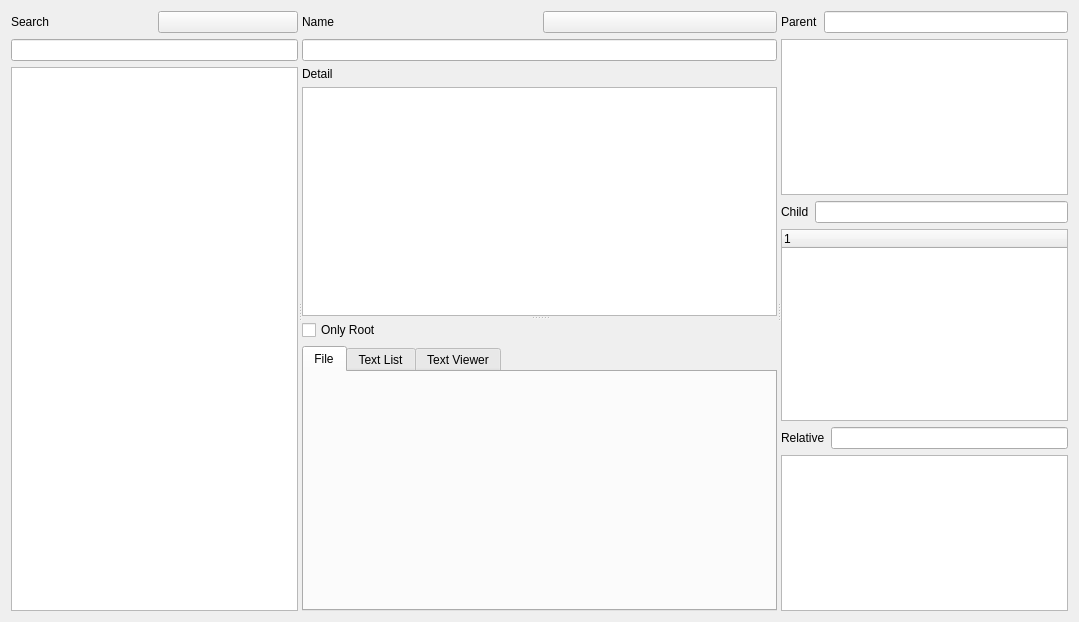
<?xml version="1.0" encoding="UTF-8"?>
<ui version="4.0">
 <class>Concept</class>
 <widget class="QWidget" name="Concept">
  <property name="geometry">
   <rect>
    <x>0</x>
    <y>0</y>
    <width>1079</width>
    <height>622</height>
   </rect>
  </property>
  <property name="windowTitle">
   <string>Concept</string>
  </property>
  <layout class="QHBoxLayout" name="horizontalLayout_3">
   <item>
    <widget class="QSplitter" name="splitter_whole">
     <property name="orientation">
      <enum>Qt::Horizontal</enum>
     </property>
     <widget class="QWidget" name="layoutWidget4">
      <layout class="QVBoxLayout" name="layoutSearch">
       <item>
        <layout class="QHBoxLayout" name="horizontalLayout_6">
         <item>
          <widget class="QLabel" name="label_search">
           <property name="text">
            <string>Search</string>
           </property>
          </widget>
         </item>
         <item>
          <widget class="BackButton" name="pushButton_back">
           <property name="text">
            <string/>
           </property>
          </widget>
         </item>
        </layout>
       </item>
       <item>
        <widget class="QLineEdit" name="lineEdit_search">
         <property name="minimumSize">
          <size>
           <width>200</width>
           <height>0</height>
          </size>
         </property>
        </widget>
       </item>
       <item>
        <widget class="ConceptTable" name="conceptTable">
         <property name="minimumSize">
          <size>
           <width>200</width>
           <height>0</height>
          </size>
         </property>
        </widget>
       </item>
      </layout>
     </widget>
     <widget class="QWidget" name="layoutWidget">
      <layout class="QVBoxLayout" name="verticalLayout_center">
       <item>
        <layout class="QVBoxLayout" name="verticalLayout_name">
         <item>
          <layout class="QHBoxLayout" name="horizontalLayout_7">
           <item>
            <widget class="QLabel" name="label_name">
             <property name="text">
              <string>Name</string>
             </property>
            </widget>
           </item>
           <item>
            <widget class="QPushButton" name="pushButton_delete">
             <property name="text">
              <string/>
             </property>
            </widget>
           </item>
          </layout>
         </item>
         <item>
          <widget class="QLineEdit" name="lineEdit_name">
           <property name="minimumSize">
            <size>
             <width>425</width>
             <height>0</height>
            </size>
           </property>
          </widget>
         </item>
        </layout>
       </item>
       <item>
        <widget class="QSplitter" name="splitter_center">
         <property name="orientation">
          <enum>Qt::Vertical</enum>
         </property>
         <widget class="QWidget" name="layoutWidget_2">
          <layout class="QVBoxLayout" name="verticalLayout_detail">
           <item>
            <widget class="QLabel" name="label_detail">
             <property name="text">
              <string>Detail</string>
             </property>
            </widget>
           </item>
           <item>
            <widget class="QStackedWidget" name="stackedWidget">
             <property name="currentIndex">
              <number>0</number>
             </property>
             <widget class="QWidget" name="page_edit">
              <layout class="QHBoxLayout" name="horizontalLayout_8">
               <property name="spacing">
                <number>0</number>
               </property>
               <property name="leftMargin">
                <number>0</number>
               </property>
               <property name="topMargin">
                <number>0</number>
               </property>
               <property name="rightMargin">
                <number>0</number>
               </property>
               <property name="bottomMargin">
                <number>0</number>
               </property>
               <item>
                <widget class="DTPlainTextEdit" name="plainTextEdit_detail"/>
               </item>
              </layout>
             </widget>
             <widget class="QWidget" name="page_view">
              <layout class="QHBoxLayout" name="horizontalLayout_9">
               <property name="spacing">
                <number>0</number>
               </property>
               <property name="leftMargin">
                <number>0</number>
               </property>
               <property name="topMargin">
                <number>0</number>
               </property>
               <property name="rightMargin">
                <number>0</number>
               </property>
               <property name="bottomMargin">
                <number>0</number>
               </property>
               <item>
                <widget class="MarkdownViewer" name="textviewer_detail">
                 <property name="openExternalLinks">
                  <bool>true</bool>
                 </property>
                </widget>
               </item>
              </layout>
             </widget>
            </widget>
           </item>
          </layout>
         </widget>
         <widget class="QWidget" name="layoutWidget9">
          <layout class="QVBoxLayout" name="verticalLayout_tab">
           <item>
            <widget class="QCheckBox" name="checkBox">
             <property name="text">
              <string>Only Root</string>
             </property>
             <property name="tristate">
              <bool>true</bool>
             </property>
            </widget>
           </item>
           <item>
            <widget class="QTabWidget" name="tabWidget">
             <property name="sizePolicy">
              <sizepolicy hsizetype="Expanding" vsizetype="MinimumExpanding">
               <horstretch>0</horstretch>
               <verstretch>0</verstretch>
              </sizepolicy>
             </property>
             <property name="tabPosition">
              <enum>QTabWidget::North</enum>
             </property>
             <property name="currentIndex">
              <number>0</number>
             </property>
             <widget class="QWidget" name="tab_file">
              <attribute name="title">
               <string>File</string>
              </attribute>
              <layout class="QHBoxLayout" name="horizontalLayout">
               <property name="spacing">
                <number>0</number>
               </property>
               <property name="leftMargin">
                <number>0</number>
               </property>
               <property name="topMargin">
                <number>0</number>
               </property>
               <property name="rightMargin">
                <number>0</number>
               </property>
               <property name="bottomMargin">
                <number>0</number>
               </property>
               <item>
                <widget class="FileTab" name="fileTab" native="true"/>
               </item>
              </layout>
             </widget>
             <widget class="QWidget" name="tab_textlist">
              <attribute name="title">
               <string>Text List</string>
              </attribute>
              <layout class="QHBoxLayout" name="horizontalLayout_4">
               <property name="spacing">
                <number>0</number>
               </property>
               <property name="leftMargin">
                <number>0</number>
               </property>
               <property name="topMargin">
                <number>0</number>
               </property>
               <property name="rightMargin">
                <number>0</number>
               </property>
               <property name="bottomMargin">
                <number>0</number>
               </property>
               <item>
                <widget class="TextList" name="textList"/>
               </item>
              </layout>
             </widget>
             <widget class="QWidget" name="tab_textviewer">
              <attribute name="title">
               <string>Text Viewer</string>
              </attribute>
              <layout class="QHBoxLayout" name="horizontalLayout_2">
               <property name="spacing">
                <number>0</number>
               </property>
               <property name="leftMargin">
                <number>0</number>
               </property>
               <property name="topMargin">
                <number>0</number>
               </property>
               <property name="rightMargin">
                <number>0</number>
               </property>
               <property name="bottomMargin">
                <number>0</number>
               </property>
               <item>
                <widget class="MarkdownViewer" name="textViewer">
                 <property name="openExternalLinks">
                  <bool>true</bool>
                 </property>
                </widget>
               </item>
              </layout>
             </widget>
            </widget>
           </item>
          </layout>
         </widget>
        </widget>
       </item>
      </layout>
     </widget>
     <widget class="QWidget" name="layoutWidget_1">
      <layout class="QVBoxLayout" name="verticalLayout_PCR">
       <item>
        <layout class="QHBoxLayout" name="horizontalLayout_parent">
         <item>
          <widget class="QLabel" name="label_parent">
           <property name="sizePolicy">
            <sizepolicy hsizetype="Maximum" vsizetype="Preferred">
             <horstretch>0</horstretch>
             <verstretch>0</verstretch>
            </sizepolicy>
           </property>
           <property name="text">
            <string>Parent</string>
           </property>
          </widget>
         </item>
         <item>
          <widget class="ConceptSearch" name="lineEdit_parent"/>
         </item>
        </layout>
       </item>
       <item>
        <widget class="ConceptTable" name="parentTable">
         <property name="sizePolicy">
          <sizepolicy hsizetype="Expanding" vsizetype="Maximum">
           <horstretch>0</horstretch>
           <verstretch>0</verstretch>
          </sizepolicy>
         </property>
         <property name="minimumSize">
          <size>
           <width>225</width>
           <height>0</height>
          </size>
         </property>
        </widget>
       </item>
       <item>
        <layout class="QHBoxLayout" name="horizontalLayout_child">
         <item>
          <widget class="QLabel" name="label_child">
           <property name="sizePolicy">
            <sizepolicy hsizetype="Maximum" vsizetype="Preferred">
             <horstretch>0</horstretch>
             <verstretch>0</verstretch>
            </sizepolicy>
           </property>
           <property name="text">
            <string>Child</string>
           </property>
          </widget>
         </item>
         <item>
          <widget class="ConceptSearch" name="lineEdit_child"/>
         </item>
        </layout>
       </item>
       <item>
        <widget class="ConceptTree" name="childTree">
         <property name="sizePolicy">
          <sizepolicy hsizetype="Expanding" vsizetype="MinimumExpanding">
           <horstretch>0</horstretch>
           <verstretch>0</verstretch>
          </sizepolicy>
         </property>
         <property name="minimumSize">
          <size>
           <width>225</width>
           <height>0</height>
          </size>
         </property>
        </widget>
       </item>
       <item>
        <layout class="QHBoxLayout" name="horizontalLayout_5">
         <item>
          <widget class="QLabel" name="label_relative">
           <property name="sizePolicy">
            <sizepolicy hsizetype="Maximum" vsizetype="Preferred">
             <horstretch>0</horstretch>
             <verstretch>0</verstretch>
            </sizepolicy>
           </property>
           <property name="text">
            <string>Relative</string>
           </property>
          </widget>
         </item>
         <item>
          <widget class="ConceptSearch" name="lineEdit_relative"/>
         </item>
        </layout>
       </item>
       <item>
        <widget class="ConceptTable" name="relativeTable">
         <property name="sizePolicy">
          <sizepolicy hsizetype="Expanding" vsizetype="Maximum">
           <horstretch>0</horstretch>
           <verstretch>0</verstretch>
          </sizepolicy>
         </property>
         <property name="minimumSize">
          <size>
           <width>225</width>
           <height>0</height>
          </size>
         </property>
        </widget>
       </item>
      </layout>
     </widget>
    </widget>
   </item>
  </layout>
  <action name="actionAdd_Concept">
   <property name="text">
    <string>Add Concept</string>
   </property>
   <property name="toolTip">
    <string>Add Concept</string>
   </property>
   <property name="shortcut">
    <string>Ctrl+N</string>
   </property>
  </action>
  <action name="actionDelete">
   <property name="text">
    <string>Delete</string>
   </property>
   <property name="shortcut">
    <string>Del</string>
   </property>
  </action>
  <action name="actionAdd_Parent">
   <property name="text">
    <string>Add Parent</string>
   </property>
   <property name="shortcut">
    <string>Ctrl+1</string>
   </property>
  </action>
  <action name="actionAdd_Child">
   <property name="text">
    <string>Add Child</string>
   </property>
   <property name="shortcut">
    <string>Ctrl+2</string>
   </property>
  </action>
  <action name="actionAdd_Relative">
   <property name="text">
    <string>Add Relative</string>
   </property>
   <property name="shortcut">
    <string>Ctrl+3</string>
   </property>
  </action>
  <action name="actionSearch_Concept">
   <property name="text">
    <string>Search Concept</string>
   </property>
   <property name="shortcut">
    <string>Ctrl+R</string>
   </property>
  </action>
  <action name="actionSwitch_Detail_Eidt_View">
   <property name="text">
    <string>Switch Detail Eidt / View</string>
   </property>
   <property name="toolTip">
    <string>Switch Detail Eidt / View</string>
   </property>
   <property name="shortcut">
    <string>F9</string>
   </property>
  </action>
 </widget>
 <customwidgets>
  <customwidget>
   <class>FileTab</class>
   <extends>QWidget</extends>
   <header>widget</header>
   <container>1</container>
  </customwidget>
  <customwidget>
   <class>ConceptTable</class>
   <extends>QTableWidget</extends>
   <header>widget</header>
  </customwidget>
  <customwidget>
   <class>DTPlainTextEdit</class>
   <extends>QPlainTextEdit</extends>
   <header>DTWidget</header>
  </customwidget>
  <customwidget>
   <class>TextList</class>
   <extends>QListWidget</extends>
   <header>widget</header>
  </customwidget>
  <customwidget>
   <class>ConceptSearch</class>
   <extends>QLineEdit</extends>
   <header>widget</header>
  </customwidget>
  <customwidget>
   <class>MarkdownViewer</class>
   <extends>QTextBrowser</extends>
   <header>DTWidget</header>
  </customwidget>
  <customwidget>
   <class>ConceptTree</class>
   <extends>QTreeWidget</extends>
   <header>widget</header>
  </customwidget>
  <customwidget>
   <class>BackButton</class>
   <extends>QPushButton</extends>
   <header>widget</header>
  </customwidget>
 </customwidgets>
 <resources>
  <include location="../../Program/Python/Lib/site-packages/DTPySide/DT.qrc"/>
 </resources>
 <connections/>
</ui>
